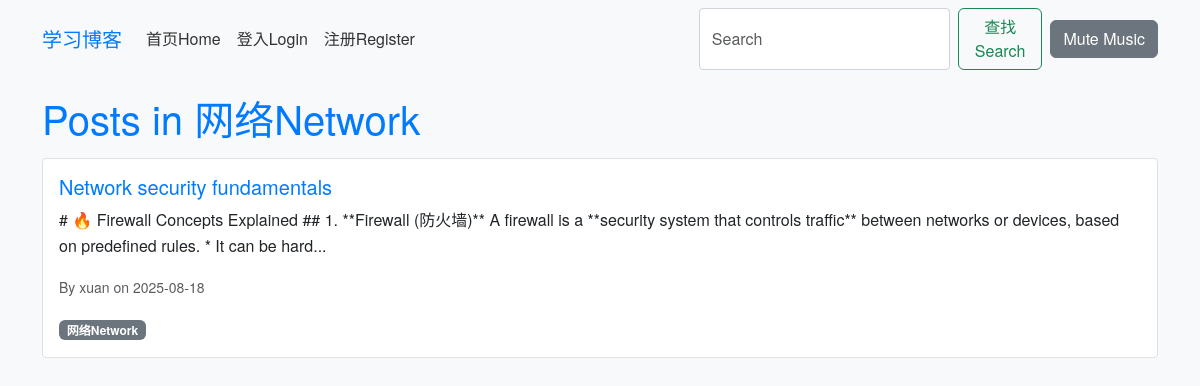
Page /category/16 on the earlier database version.
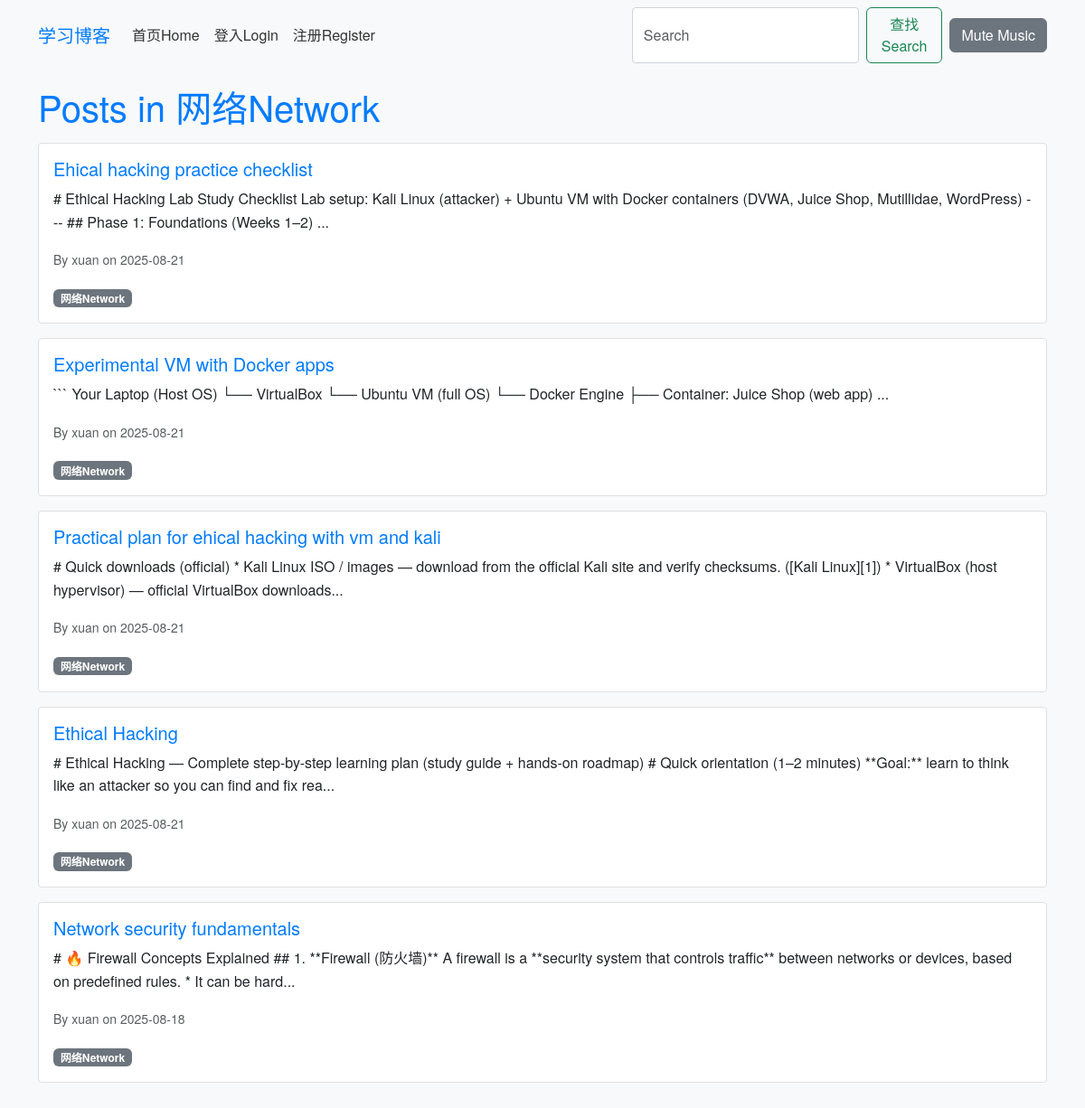
Same page on the later database version.
### app/models.py (models this page shows, shortened)
class Category(db.Model):
    id = db.Column(db.Integer, primary_key=True)
    name = db.Column(db.String(50), unique=True)
    posts = db.relationship('Post', backref='category', lazy='dynamic')

class Post(db.Model):
    id = db.Column(db.Integer, primary_key=True)
    title = db.Column(db.String(100), nullable=False)
    body = db.Column(db.Text, nullable=False)
    timestamp = db.Column(db.DateTime, index=True, default=datetime.utcnow)
    user_id = db.Column(db.Integer, db.ForeignKey('user.id'), nullable=False)
    category_id = db.Column(db.Integer, db.ForeignKey('category.id'))
    comments = db.relationship('Comment', backref='post', lazy='dynamic')

class User(db.Model, UserMixin):
    id = db.Column(db.Integer, primary_key=True)
    username = db.Column(db.String(64), index=True, unique=True)
    email = db.Column(db.String(120), index=True, unique=True)
    password_hash = db.Column(db.String(128))
    posts = db.relationship('Post', backref='author', lazy='dynamic')
    comments = db.relationship('Comment', backref='author', lazy='dynamic')
    about_me = db.Column(db.String(140))
    last_seen = db.Column(db.DateTime, default=datetime.utcnow)
    about_me = db.Column(db.Text)  # Changed from String(140) to Text for richer content
    avatar = db.Column(db.String(128))  # New field for avatar filename

### app/routes.py (the view)
@bp.route('/category/<int:category_id>', methods=['GET'])
def category(category_id):
    category = Category.query.get_or_404(category_id)
    page = request.args.get('page', 1, type=int)
    posts = category.posts.order_by(Post.timestamp.desc()).paginate(page=page, per_page=5, error_out=False)
    next_url = url_for('main.category', category_id=category_id, page=posts.next_num) if posts.has_next else None
    prev_url = url_for('main.category', category_id=category_id, page=posts.prev_num) if posts.has_prev else None
    return render_template('category.html', category=category, posts=posts.items, next_url=next_url, prev_url=prev_url)

### app/templates/category.html (shortened to what this page needs)
{% extends 'base.html' %}
{% block content %}
<h1>Posts in {{ category.name }}</h1>
{% for post in posts %}
<div class="card mb-3">
    <div class="card-body">
        <h5 class="card-title"><a href="{{ url_for('main.post', post_id=post.id) }}">{{ post.title }}</a></h5>
        <p class="card-text">{{ post.body[:200] }}...</p>
        <p class="card-text"><small class="text-muted">By {{ post.author.username }} on {{ post.timestamp.strftime('%Y-%m-%d') }}</small></p>
        {% if post.category %}<span class="badge bg-secondary">{{ post.category.name }}</span>{% endif %}
    </div>
</div>
{% endfor %}
{% endblock %}

### app/templates/base.html (shortened to what this page needs)
<!doctype html>
<html lang="en">
<head>
    <link href="https://cdn.jsdelivr.net/npm/bootstrap@5.3.0/dist/css/bootstrap.min.css" rel="stylesheet">
    <link rel="stylesheet" href="{{ url_for('static', filename='css/style.css') }}">
    <link rel="stylesheet" href="https://cdn.jsdelivr.net/npm/easymde@2.18.0/dist/easymde.min.css">
</head>
<body>
    <nav class="navbar navbar-expand-lg navbar-light bg-light">
        <div class="container">
            <a class="navbar-brand" href="{{ url_for('main.index') }}">学习博客</a>
            <ul class="navbar-nav me-auto">
                <li class="nav-item"><a class="nav-link" href="{{ url_for('main.index') }}">首页Home</a></li>
                {% if current_user.is_authenticated %}
                <li class="nav-item"><a class="nav-link" href="{{ url_for('main.create_post') }}">新的发表New Post</a></li>
                <li class="nav-item"><a class="nav-link" href="{{ url_for('main.categories') }}">文章类型Categories</a></li>
                <li class="nav-item"><a class="nav-link" href="{{ url_for('main.dashboard') }}">总览Dashboard</a></li>
                <li class="nav-item"><a class="nav-link" href="{{ url_for('main.profile') }}">个人信息Profile</a></li>
                <li class="nav-item"><a class="nav-link" href="{{ url_for('main.logout') }}">退出Logout</a></li>
                {% else %}
                <li class="nav-item"><a class="nav-link" href="{{ url_for('main.login') }}">登入Login</a></li>
                <li class="nav-item"><a class="nav-link" href="{{ url_for('main.register') }}">注册Register</a></li>
                {% endif %}
            </ul>
            <form class="d-flex" action="{{ url_for('main.search') }}">
                <input class="form-control me-2" type="search" name="query" placeholder="Search" aria-label="Search">
                <button class="btn btn-outline-success" type="submit">查找Search</button>
            </form>
            <button id="mute-btn" class="btn btn-secondary ms-2">Mute Music</button>
        </div>
    </nav>
    <div class="container mt-3">
        <div id="main-content">
            {% block content %}{% endblock %}
        </div>
    </div>
</body>
</html>

### app/static/css/style.css (style rules this page uses)
body { font-family: 'Helvetica Neue', Arial, sans-serif; background-color: #f8f9fa; color: #333; line-height: 1.6; margin: 0; padding: 0; }
h1, h2, h3 { color: #007bff; margin-bottom: 1rem; }
a { color: #007bff; text-decoration: none; }
.form-control { border-radius: 0.25rem; border: 1px solid #ced4da; }
.card { border: 1px solid #e0e0e0; border-radius: 0.25rem; margin-bottom: 1rem; box-shadow: none; }
.card-body { padding: 1rem; }
.navbar-light .navbar-brand { color: #007bff; }
.navbar-light .navbar-nav .nav-link { color: #333; }

Differences in the rows shown:
added Post: title "Ehical hacking practice checklist", body "# Ethical Hacking Lab Study Checklist Lab setup: Kali Linux (attacker) + Ubuntu VM with Docker containers (DVWA, Juice Shop, Mutillidae, WordPress) --- ## Phase 1: Foundations (Weeks 1–2)", author.username "xuan", timestamp "2025-08-21", category.name "网络Network"
added Post: title "Experimental VM with Docker apps", body "``` Your Laptop (Host OS) └── VirtualBox └── Ubuntu VM (full OS) └── Docker Engine ├── Container: Juice Shop (web app)", author.username "xuan", timestamp "2025-08-21", category.name "网络Network"
added Post: title "Practical plan for ehical hacking with vm and kali", body "# Quick downloads (official) * Kali Linux ISO / images — download from the official Kali site and verify checksums. ([Kali Linux][1]) * VirtualBox (host hypervisor) — official VirtualBox downloads", author.username "xuan", timestamp "2025-08-21", category.name "网络Network"
added Post: title "Ethical Hacking", body "# Ethical Hacking — Complete step-by-step learning plan (study guide + hands-on roadmap) # Quick orientation (1–2 minutes) **Goal:** learn to think like an attacker so you can find and fix rea", author.username "xuan", timestamp "2025-08-21", category.name "网络Network"
